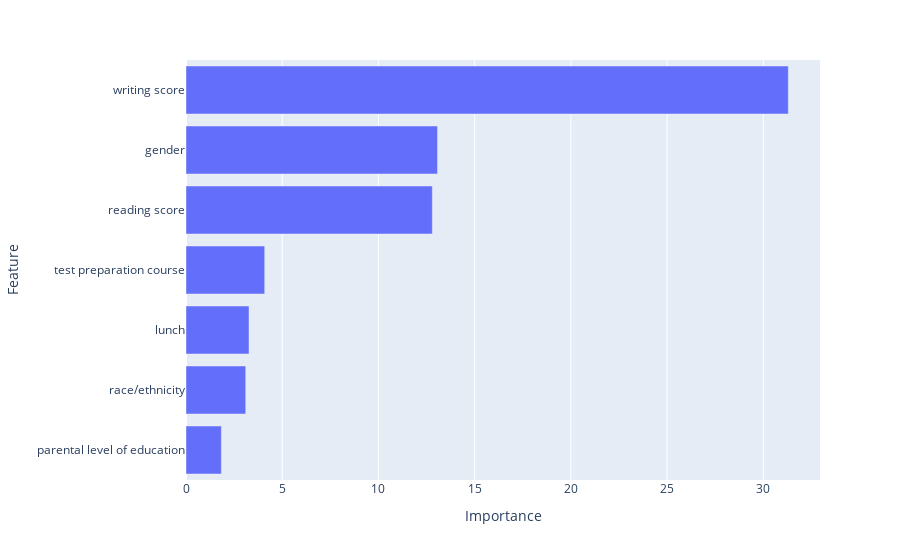

Notebook code cell kept with this figure:
### Code cell
acme_rf.bar_plot()

### Figure 1 — Plotly figure (JSON) as saved in the notebook; plotly's stock layout.template omitted (floating-point values rounded to 4 significant figures)
{"data": [{"alignmentgroup": "True", "hovertemplate": "Importance=%{x}<br>Feature=%{y}<extra></extra>", "legendgroup": "", "marker": {"color": "#636efa"}, "name": "", "offsetgroup": "", "orientation": "h", "showlegend": false, "textposition": "auto", "type": "bar", "x": [1.838, 3.104, 3.274, 4.09, 12.8, 13.07, 31.3], "xaxis": "x", "y": ["parental level of education", "race/ethnicity", "lunch", "test preparation course", "reading score", "gender", "writing score"], "yaxis": "y"}], "layout": {"barmode": "relative", "legend": {"tracegroupgap": 0}, "margin": {"t": 60}, "xaxis": {"anchor": "y", "domain": [0, 1], "title": {"text": "Importance"}}, "yaxis": {"anchor": "x", "domain": [0, 1], "title": {"text": "Feature"}}}}
